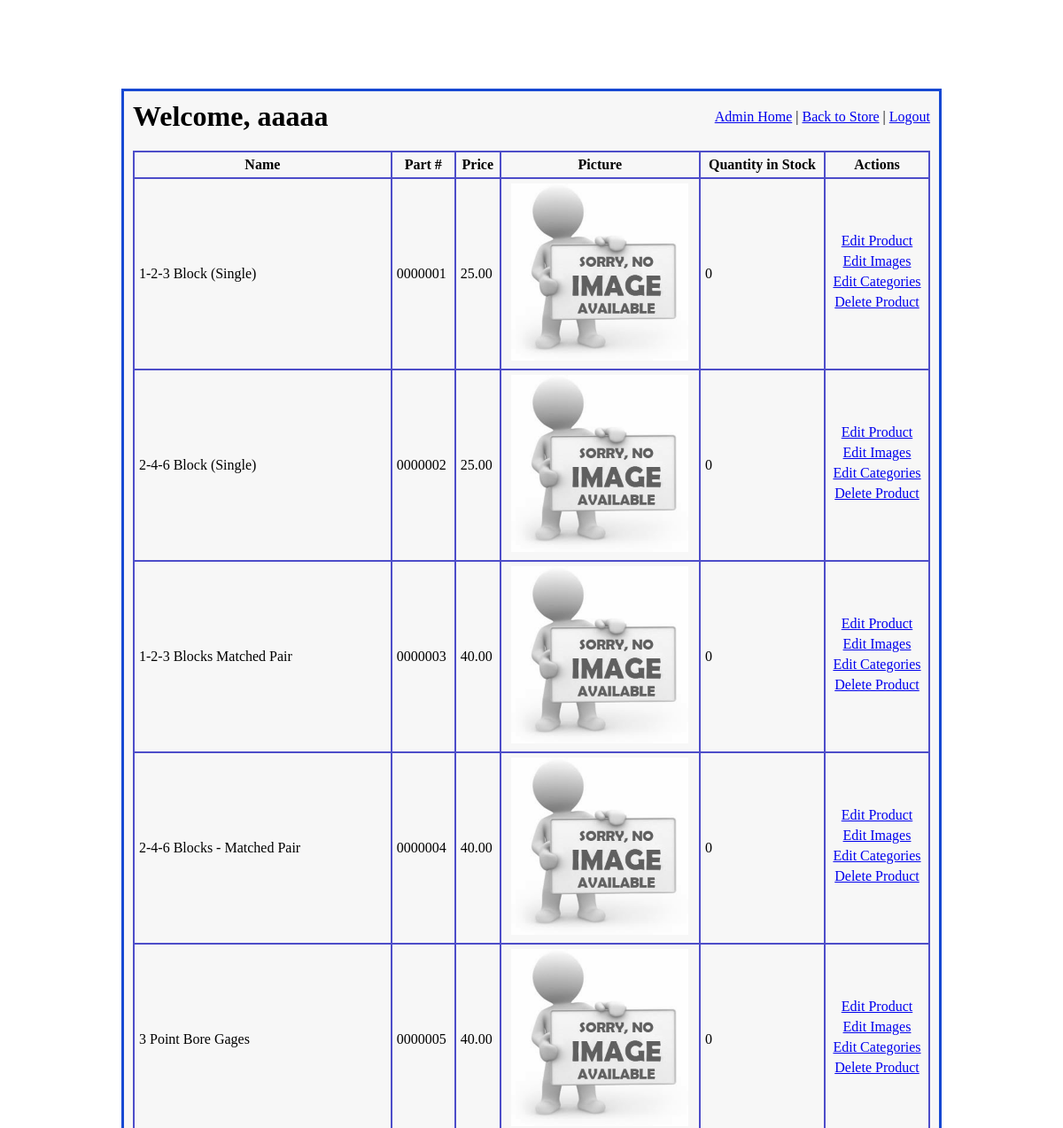
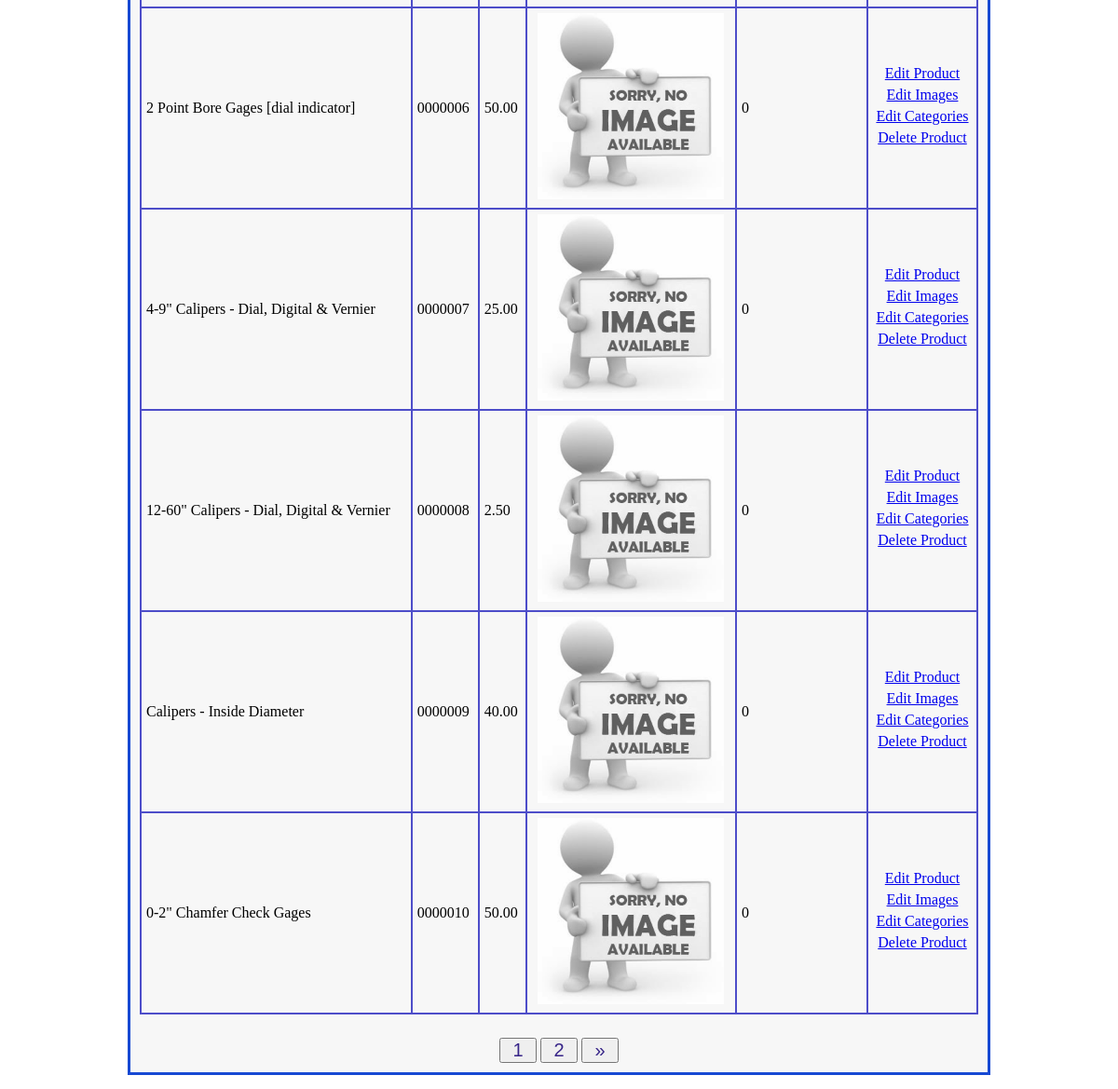
Screenshot of /admin_access/select_product/1 (signed in) with the database file from the repository (2 pictures, top to bottom).
### imgfield_app/models.py (models this page shows)
class User(models.Model):
    first_name = models.CharField(max_length=45)
    last_name = models.CharField(max_length=60)
    email = models.CharField(max_length=60)
    password = models.CharField(max_length=60)
    security_level = models.IntegerField()
    created_at = models.DateTimeField(auto_now_add=True)
    updated_at = models.DateTimeField(auto_now=True)
    objects = UserManager()

class Product(models.Model):
    name = models.CharField(max_length=108)
    part_number = models.CharField(max_length=27)
    manufacturer = models.CharField(max_length=45, null=True, blank= True)
    price = models.DecimalField(decimal_places=2, max_digits=5)
    desc = models.CharField(max_length=189)
    exp_desc = models.TextField(null=True, blank=True)
    quantity_in_stock = models.IntegerField(null=True, blank=True)
    created_at = models.DateTimeField(auto_now_add=True)
    updated_at = models.DateTimeField(auto_now=True)
    objects = ProductManager()

class Photo(models.Model):
    photo_of = models.ForeignKey(
        Product,
        related_name="product_photos",
        on_delete = models.CASCADE
    )
    img = models.ImageField(upload_to='product_images', default = "product_images/no_img_available.jpg", null = True, blank = True)
    img_alt = models.CharField(max_length=27, default="no photo available")
    created_at = models.DateTimeField(auto_now_add=True)
    updated_at = models.DateTimeField(auto_now=True)

### admin_app/views.py (the view)
# urls.py: path('select_product/<int:page_num>', views.select_product),
def select_product(request, page_num):
    if 'user_id' in request.session:
        logged_user = User.objects.get(id=request.session['user_id'])
        if logged_user.security_level > 4:
            all_products = Product.objects.all()
            p = Paginator(all_products, 10)
            page = p.page(page_num)
            num_of_pages = "a" * p.num_pages
            context = {
                'logged_user' : logged_user,
                'all_products': page,
                'num_of_pages': num_of_pages,
            }
            return render(request, "select_product.html", context)
    return redirect("/")

### admin_app/templates/select_product.html (shortened to what this page needs)
<!DOCTYPE html>
<html lang="en">
<head>
    {% load static %}
    <link rel="stylesheet" href="{% static 'css/select_product.css' %}">
</head>
<body>
    <div id="wrapper">
        <div id="header">
            <h1>Welcome, {{ logged_user.first_name }}</h1>
            <div id="links">
                <a href="/admin_access">Admin Home</a>  |
                <a href="/">Back to Store</a>  |
                <a href="/signon/logout">Logout</a>
            </div>
        </div>
        <div id="errors">
        <div id="content">
            <div id="display_products">
                <table>
                    <tr>
                        <th>Name</th>
                        <th>Part #</th>
                        <th>Price</th>
                        <th>Picture</th>
                        <th>Quantity in Stock</th>
                        <th>Actions</th>
                    </tr>
                    {% for product in all_products %}
                        <tr>
                            <td>{{ product.name }}</td>
                            <td>{{ product.part_number }}</td>
                            <td>{{ product.price }}</td>
                            <td class="prod_img">
                                <img src="{{ product.product_photos.first.img.url }}" alt="{{ product.img_alt }}">
                            </td>
                            <td>{{ product.quantity_in_stock }}</td>
                            <td id="actions">
                                <p><a href="/admin_access/edit_product/{{ product.id }}">Edit Product</a></p>
                                <p><a href="/admin_access/edit_product_img/{{ product.id }}">Edit Images</a></p>
                                <p><a href="/admin_access/edit_product_category/{{ product.id }}">Edit Categories</a></p>
                                <p><a href="/admin_access/delete_product/{{ product.id }}">Delete Product</a></p>
                            </td>
                        </tr>
                    {% endfor %}
                </table>
            </div>
            <div id="page_nav">
                {% for i in num_of_pages %}
                    <button>
                        <a href="/admin_access/select_product/{{ forloop.counter }}">{{ forloop.counter }}</a>
                    </button>
                {% endfor %}
                {% if all_products.has_next %}
                    <button>
                        <a href="/admin_access/select_product/{{ all_products.next_page_number }}">&raquo;</a>
                    </button>
                {% endif %}
            </div>
        </div>
    </div>
</body>
</html>

### admin_app/static/css/select_product.css (style rules this page uses)
* { margin: 0; padding: 0; }
#wrapper { width: 900px; margin: 100px auto; border: 3px solid rgb(23, 73, 211); padding: 10px; background-color: #F7F7F7; }
#header { display: flex; margin-bottom: 20px; }
#header h1 { flex: 7; }
#links { padding-top: 10px; }
table { width: 100%; border-collapse: collapse; margin-bottom: 25px; }
table, th, td { border: 2px solid rgb(77, 77, 201) }
th, td { padding: 5px; }
th { text-align: center; }
.prod_img, #actions { text-align: center; }
#display_products img { height: 200px; }
#actions p { margin-bottom: 5px; }
#page_nav { text-align: center; }
#page_nav button { width: 40px; }
#page_nav button a { text-decoration: none; color: #372588; font-size: 20px; }

### rows the page displays
User: first_name "aaaaa"
Product: name "1-2-3 Block (Single)", part_number "0000001", price "25.00", product_photos.first.img (placeholder picture), quantity_in_stock "0"
Product: name "2-4-6 Block (Single)", part_number "0000002", price "25.00", product_photos.first.img (placeholder picture), quantity_in_stock "0"
Product: name "1-2-3 Blocks Matched Pair", part_number "0000003", price "40.00", product_photos.first.img (placeholder picture), quantity_in_stock "0"
Product: name "2-4-6 Blocks - Matched Pair", part_number "0000004", price "40.00", product_photos.first.img (placeholder picture), quantity_in_stock "0"
Product: name "3 Point Bore Gages", part_number "0000005", price "40.00", product_photos.first.img (placeholder picture), quantity_in_stock "0"
Product: name "2 Point Bore Gages [dial indicator]", part_number "0000006", price "50.00", product_photos.first.img (placeholder picture), quantity_in_stock "0"
Product: name "4-9\" Calipers - Dial, Digital & Vernier", part_number "0000007", price "25.00", product_photos.first.img (placeholder picture), quantity_in_stock "0"
Product: name "12-60\" Calipers - Dial, Digital & Vernier", part_number "0000008", price "2.50", product_photos.first.img (placeholder picture), quantity_in_stock "0"
Product: name "Calipers - Inside Diameter", part_number "0000009", price "40.00", product_photos.first.img (placeholder picture), quantity_in_stock "0"
Product: name "0-2\" Chamfer Check Gages", part_number "0000010", price "50.00", product_photos.first.img (placeholder picture), quantity_in_stock "0"
